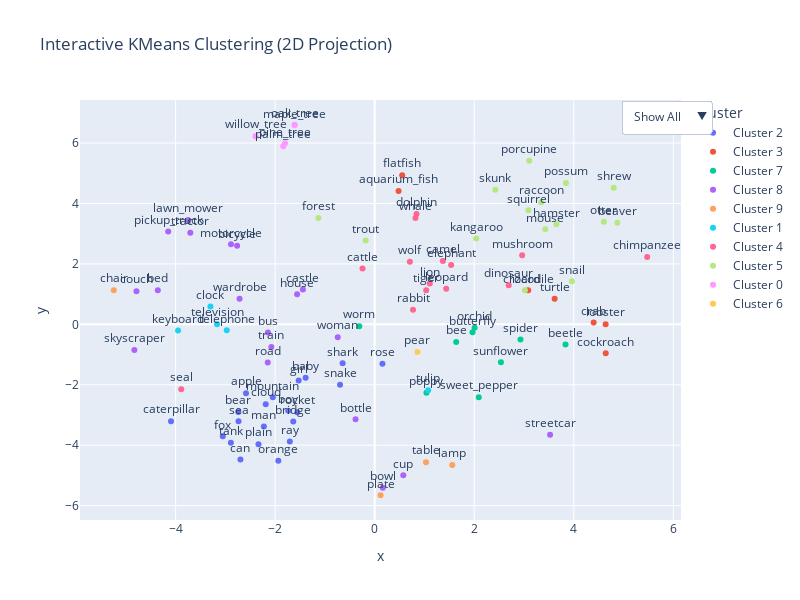

Notebook cell for this chart:
### Code cell
# With names
class_names = ['apple', 'aquarium_fish', 'bear', 'bee', 'bottle', 'bowl', 'boy', 'bridge', 'bus', 'can', 'castle', 'caterpillar', 'chair', 'clock', 'cloud', 'cockroach', 'couch', 'cup', 'dinosaur', 'dolphin', 'elephant', 'forest', 'girl', 'hamster', 'house', 'kangaroo', 'keyboard', 'lawn_mower', 'lion', 'lizard', 'lobster', 'mountain', 'mouse', 'mushroom', 'oak_tree', 'orange', 'orchid', 'palm_tree', 'pear', 'pine_tree', 'plate', 'porcupine', 'possum', 'rabbit', 'raccoon', 'ray', 'road', 'seal', 'shrew', 'skunk', 'skyscraper', 'snake', 'spider', 'squirrel', 'streetcar', 'sunflower', 'tank', 'tiger', 'train', 'trout', 'tulip', 'turtle', 'willow_tree', 'wolf', 'beaver', 'beetle', 'butterfly', 'camel', 'cattle', 'crab', 'crocodile', 'flatfish', 'lamp', 'maple_tree', 'motorcycle', 'otter', 'sea', 'shark', 'television', 'tractor', 'baby', 'bed', 'bicycle', 'chimpanzee', 'fox', 'leopard', 'man', 'pickup_truck', 'plain', 'poppy', 'rocket', 'rose', 'snail', 'sweet_pepper', 'table', 'telephone', 'wardrobe', 'whale', 'woman', 'worm']
class_descriptions = {cls:cls for cls in class_names}
semantic = encode_descriptions(class_descriptions)
study_semantics(semantic, "Just names")

### Figure 1 — Plotly figure (JSON) as saved in the notebook; plotly's stock layout.template omitted (floating-point values rounded to 4 significant figures)
{"data": [{"customdata": [["apple", "Cluster 2"], ["bear", "Cluster 2"], ["boy", "Cluster 2"], ["bridge", "Cluster 2"], ["can", "Cluster 2"], ["caterpillar", "Cluster 2"], ["cloud", "Cluster 2"], ["girl", "Cluster 2"], ["mountain", "Cluster 2"], ["orange", "Cluster 2"], ["ray", "Cluster 2"], ["snake", "Cluster 2"], ["tank", "Cluster 2"], ["sea", "Cluster 2"], ["shark", "Cluster 2"], ["baby", "Cluster 2"], ["fox", "Cluster 2"], ["man", "Cluster 2"], ["plain", "Cluster 2"], ["rocket", "Cluster 2"], ["rose", "Cluster 2"]], "hovertemplate": "Cluster=%{customdata[1]}<br>Class=%{customdata[0]}<extra></extra>", "legendgroup": "Cluster 2", "marker": {"color": "#636efa", "symbol": "circle"}, "mode": "markers+text", "name": "Cluster 2", "orientation": "v", "showlegend": true, "text": ["apple", "bear", "boy", "bridge", "can", "caterpillar", "cloud", "girl", "mountain", "orange", "ray", "snake", "tank", "sea", "shark", "baby", "fox", "man", "plain", "rocket", "rose"], "textposition": "top center", "type": "scatter", "x": [-2.586, -2.739, -1.737, -1.636, -2.698, -4.092, -2.189, -1.528, -2.047, -1.936, -1.704, -0.6962, -2.889, -2.736, -0.6446, -1.387, -3.052, -2.226, -2.335, -1.555, 0.1561], "xaxis": "x", "y": [-2.28, -2.906, -2.858, -3.214, -4.474, -3.208, -2.645, -1.858, -2.415, -4.515, -3.878, -1.997, -3.92, -3.211, -1.292, -1.767, -3.709, -3.381, -3.967, -2.909, -1.304], "yaxis": "y"}, {"customdata": [["aquarium_fish", "Cluster 3"], ["cockroach", "Cluster 3"], ["lobster", "Cluster 3"], ["turtle", "Cluster 3"], ["crab", "Cluster 3"], ["crocodile", "Cluster 3"], ["flatfish", "Cluster 3"]], "hovertemplate": "Cluster=%{customdata[1]}<br>Class=%{customdata[0]}<extra></extra>", "legendgroup": "Cluster 3", "marker": {"color": "#EF553B", "symbol": "circle"}, "mode": "markers+text", "name": "Cluster 3", "orientation": "v", "showlegend": true, "text": ["aquarium_fish", "cockroach", "lobster", "turtle", "crab", "crocodile", "flatfish"], "textposition": "top center", "type": "scatter", "x": [0.4796, 4.642, 4.64, 3.616, 4.399, 3.084, 0.5525], "xaxis": "x", "y": [4.408, -0.9611, 0.005264, 0.8492, 0.06165, 1.126, 4.937], "yaxis": "y"}, {"customdata": [["bee", "Cluster 7"], ["orchid", "Cluster 7"], ["spider", "Cluster 7"], ["sunflower", "Cluster 7"], ["beetle", "Cluster 7"], ["butterfly", "Cluster 7"], ["poppy", "Cluster 7"], ["sweet_pepper", "Cluster 7"], ["worm", "Cluster 7"]], "hovertemplate": "Cluster=%{customdata[1]}<br>Class=%{customdata[0]}<extra></extra>", "legendgroup": "Cluster 7", "marker": {"color": "#00cc96", "symbol": "circle"}, "mode": "markers+text", "name": "Cluster 7", "orientation": "v", "showlegend": true, "text": ["bee", "orchid", "spider", "sunflower", "beetle", "butterfly", "poppy", "sweet_pepper", "worm"], "textposition": "top center", "type": "scatter", "x": [1.638, 2.008, 2.93, 2.537, 3.834, 1.965, 1.04, 2.091, -0.309], "xaxis": "x", "y": [-0.584, -0.1179, -0.5014, -1.26, -0.6683, -0.266, -2.262, -2.411, -0.06343], "yaxis": "y"}, {"customdata": [["bottle", "Cluster 8"], ["bowl", "Cluster 8"], ["bus", "Cluster 8"], ["castle", "Cluster 8"], ["couch", "Cluster 8"], ["cup", "Cluster 8"], ["house", "Cluster 8"], ["lawn_mower", "Cluster 8"], ["road", "Cluster 8"], ["skyscraper", "Cluster 8"], ["streetcar", "Cluster 8"], ["train", "Cluster 8"], ["motorcycle", "Cluster 8"], ["tractor", "Cluster 8"], ["bed", "Cluster 8"], ["bicycle", "Cluster 8"], ["pickup_truck", "Cluster 8"], ["wardrobe", "Cluster 8"], ["woman", "Cluster 8"]], "hovertemplate": "Cluster=%{customdata[1]}<br>Class=%{customdata[0]}<extra></extra>", "legendgroup": "Cluster 8", "marker": {"color": "#ab63fa", "symbol": "circle"}, "mode": "markers+text", "name": "Cluster 8", "orientation": "v", "showlegend": true, "text": ["bottle", "bowl", "bus", "castle", "couch", "cup", "house", "lawn_mower", "road", "skyscraper", "streetcar", "train", "motorcycle", "tractor", "bed", "bicycle", "pickup_truck", "wardrobe", "woman"], "textposition": "top center", "type": "scatter", "x": [-0.3841, 0.1638, -2.145, -1.442, -4.787, 0.5748, -1.559, -3.75, -2.149, -4.829, 3.524, -2.076, -2.886, -3.705, -4.357, -2.764, -4.149, -2.715, -0.7428], "xaxis": "x", "y": [-3.144, -5.411, -0.2706, 1.149, 1.098, -4.999, 0.9922, 3.449, -1.264, -0.8503, -3.655, -0.7502, 2.646, 3.031, 1.128, 2.601, 3.068, 0.8486, -0.4249], "yaxis": "y"}, {"customdata": [["chair", "Cluster 9"], ["plate", "Cluster 9"], ["lamp", "Cluster 9"], ["table", "Cluster 9"]], "hovertemplate": "Cluster=%{customdata[1]}<br>Class=%{customdata[0]}<extra></extra>", "legendgroup": "Cluster 9", "marker": {"color": "#FFA15A", "symbol": "circle"}, "mode": "markers+text", "name": "Cluster 9", "orientation": "v", "showlegend": true, "text": ["chair", "plate", "lamp", "table"], "textposition": "top center", "type": "scatter", "x": [-5.242, 0.118, 1.559, 1.031], "xaxis": "x", "y": [1.13, -5.658, -4.655, -4.563], "yaxis": "y"}, {"customdata": [["clock", "Cluster 1"], ["keyboard", "Cluster 1"], ["tulip", "Cluster 1"], ["television", "Cluster 1"], ["telephone", "Cluster 1"]], "hovertemplate": "Cluster=%{customdata[1]}<br>Class=%{customdata[0]}<extra></extra>", "legendgroup": "Cluster 1", "marker": {"color": "#19d3f3", "symbol": "circle"}, "mode": "markers+text", "name": "Cluster 1", "orientation": "v", "showlegend": true, "text": ["clock", "keyboard", "tulip", "television", "telephone"], "textposition": "top center", "type": "scatter", "x": [-3.3, -3.951, 1.074, -3.168, -2.973], "xaxis": "x", "y": [0.589, -0.207, -2.179, 0.003189, -0.1991], "yaxis": "y"}, {"customdata": [["dinosaur", "Cluster 4"], ["dolphin", "Cluster 4"], ["elephant", "Cluster 4"], ["lion", "Cluster 4"], ["mushroom", "Cluster 4"], ["rabbit", "Cluster 4"], ["seal", "Cluster 4"], ["tiger", "Cluster 4"], ["wolf", "Cluster 4"], ["camel", "Cluster 4"], ["cattle", "Cluster 4"], ["chimpanzee", "Cluster 4"], ["leopard", "Cluster 4"], ["whale", "Cluster 4"]], "hovertemplate": "Cluster=%{customdata[1]}<br>Class=%{customdata[0]}<extra></extra>", "legendgroup": "Cluster 4", "marker": {"color": "#FF6692", "symbol": "circle"}, "mode": "markers+text", "name": "Cluster 4", "orientation": "v", "showlegend": true, "text": ["dinosaur", "dolphin", "elephant", "lion", "mushroom", "rabbit", "seal", "tiger", "wolf", "camel", "cattle", "chimpanzee", "leopard", "whale"], "textposition": "top center", "type": "scatter", "x": [2.693, 0.8403, 1.536, 1.107, 2.963, 0.7702, -3.887, 1.035, 0.7066, 1.37, -0.2448, 5.475, 1.438, 0.8191], "xaxis": "x", "y": [1.296, 3.647, 1.962, 1.347, 2.283, 0.4832, -2.148, 1.129, 2.07, 2.097, 1.85, 2.228, 1.179, 3.521], "yaxis": "y"}, {"customdata": [["forest", "Cluster 5"], ["hamster", "Cluster 5"], ["kangaroo", "Cluster 5"], ["lizard", "Cluster 5"], ["mouse", "Cluster 5"], ["porcupine", "Cluster 5"], ["possum", "Cluster 5"], ["raccoon", "Cluster 5"], ["shrew", "Cluster 5"], ["skunk", "Cluster 5"], ["squirrel", "Cluster 5"], ["trout", "Cluster 5"], ["beaver", "Cluster 5"], ["otter", "Cluster 5"], ["snail", "Cluster 5"]], "hovertemplate": "Cluster=%{customdata[1]}<br>Class=%{customdata[0]}<extra></extra>", "legendgroup": "Cluster 5", "marker": {"color": "#B6E880", "symbol": "circle"}, "mode": "markers+text", "name": "Cluster 5", "orientation": "v", "showlegend": true, "text": ["forest", "hamster", "kangaroo", "lizard", "mouse", "porcupine", "possum", "raccoon", "shrew", "skunk", "squirrel", "trout", "beaver", "otter", "snail"], "textposition": "top center", "type": "scatter", "x": [-1.131, 3.651, 2.039, 3.018, 3.429, 3.105, 3.842, 3.343, 4.802, 2.424, 3.089, -0.1823, 4.875, 4.605, 3.963], "xaxis": "x", "y": [3.517, 3.311, 2.842, 1.124, 3.144, 5.412, 4.679, 4.042, 4.518, 4.45, 3.774, 2.775, 3.359, 3.392, 1.424], "yaxis": "y"}, {"customdata": [["oak_tree", "Cluster 0"], ["palm_tree", "Cluster 0"], ["pine_tree", "Cluster 0"], ["willow_tree", "Cluster 0"], ["maple_tree", "Cluster 0"]], "hovertemplate": "Cluster=%{customdata[1]}<br>Class=%{customdata[0]}<extra></extra>", "legendgroup": "Cluster 0", "marker": {"color": "#FF97FF", "symbol": "circle"}, "mode": "markers+text", "name": "Cluster 0", "orientation": "v", "showlegend": true, "text": ["oak_tree", "palm_tree", "pine_tree", "willow_tree", "maple_tree"], "textposition": "top center", "type": "scatter", "x": [-1.609, -1.837, -1.802, -2.394, -1.609], "xaxis": "x", "y": [6.605, 5.894, 5.991, 6.226, 6.584], "yaxis": "y"}, {"customdata": [["pear", "Cluster 6"]], "hovertemplate": "Cluster=%{customdata[1]}<br>Class=%{customdata[0]}<extra></extra>", "legendgroup": "Cluster 6", "marker": {"color": "#FECB52", "symbol": "circle"}, "mode": "markers+text", "name": "Cluster 6", "orientation": "v", "showlegend": true, "text": ["pear"], "textposition": "top center", "type": "scatter", "x": [0.8587], "xaxis": "x", "y": [-0.919], "yaxis": "y"}], "layout": {"height": 600, "legend": {"title": {"text": "Cluster"}, "tracegroupgap": 0}, "title": {"text": "Interactive KMeans Clustering (2D Projection)"}, "updatemenus": [{"buttons": [{"args": [{"visible": [true, true, true, true, true, true, true, true, true, true, true, true, true, true, true, true, true, true, true, true, true, true, true, true, true, true, true, true, true, true, true, true, true, true, true, true, true, true, true, true, true, true, true, true, true, true, true, true, true, true, true, true, true, true, true, true, true, true, true, true, true, true, true, true, true, true, true, true, true, true, true, true, true, true, true, true, true, true, true, true, true, true, true, true, true, true, true, true, true, true, true, true, true, true, true, true, true, true, true, true]}, {"title": "All Clusters"}], "label": "Show All", "method": "update"}, {"args": [{"visible": [1, 0, 1, 0, 0, 0, 1, 1, 0, 1, 0, 1, 0, 0, 1, 0, 0, 0, 0, 0, 0, 0, 1, 0, 0, 0, 0, 0, 0, 0, 0, 1, 0, 0, 0, 1, 0, 0, 0, 0, 0, 0, 0, 0, 0, 1, 0, 0, 0, 0, 0, 1, 0, 0, 0, 0, 1, 0, 0, 0, 0, 0, 0, 0, 0, 0, 0, 0, 0, 0, 0, 0, 0, 0, 0, 0, 1, 1, 0, 0, 1, 0, 0, 0, 1, 0, 1, 0, 1, 0, 1, 1, 0, 0, 0, 0, 0, 0, 0, 0]}, {"title": "Cluster: Cluster 2"}], "label": "Cluster 2", "method": "update"}, {"args": [{"visible": [0, 1, 0, 0, 0, 0, 0, 0, 0, 0, 0, 0, 0, 0, 0, 1, 0, 0, 0, 0, 0, 0, 0, 0, 0, 0, 0, 0, 0, 0, 1, 0, 0, 0, 0, 0, 0, 0, 0, 0, 0, 0, 0, 0, 0, 0, 0, 0, 0, 0, 0, 0, 0, 0, 0, 0, 0, 0, 0, 0, 0, 1, 0, 0, 0, 0, 0, 0, 0, 1, 1, 1, 0, 0, 0, 0, 0, 0, 0, 0, 0, 0, 0, 0, 0, 0, 0, 0, 0, 0, 0, 0, 0, 0, 0, 0, 0, 0, 0, 0]}, {"title": "Cluster: Cluster 3"}], "label": "Cluster 3", "method": "update"}, {"args": [{"visible": [0, 0, 0, 1, 0, 0, 0, 0, 0, 0, 0, 0, 0, 0, 0, 0, 0, 0, 0, 0, 0, 0, 0, 0, 0, 0, 0, 0, 0, 0, 0, 0, 0, 0, 0, 0, 1, 0, 0, 0, 0, 0, 0, 0, 0, 0, 0, 0, 0, 0, 0, 0, 1, 0, 0, 1, 0, 0, 0, 0, 0, 0, 0, 0, 0, 1, 1, 0, 0, 0, 0, 0, 0, 0, 0, 0, 0, 0, 0, 0, 0, 0, 0, 0, 0, 0, 0, 0, 0, 1, 0, 0, 0, 1, 0, 0, 0, 0, 0, 1]}, {"title": "Cluster: Cluster 7"}], "label": "Cluster 7", "method": "update"}, {"args": [{"visible": [0, 0, 0, 0, 1, 1, 0, 0, 1, 0, 1, 0, 0, 0, 0, 0, 1, 1, 0, 0, 0, 0, 0, 0, 1, 0, 0, 1, 0, 0, 0, 0, 0, 0, 0, 0, 0, 0, 0, 0, 0, 0, 0, 0, 0, 0, 1, 0, 0, 0, 1, 0, 0, 0, 1, 0, 0, 0, 1, 0, 0, 0, 0, 0, 0, 0, 0, 0, 0, 0, 0, 0, 0, 0, 1, 0, 0, 0, 0, 1, 0, 1, 1, 0, 0, 0, 0, 1, 0, 0, 0, 0, 0, 0, 0, 0, 1, 0, 1, 0]}, {"title": "Cluster: Cluster 8"}], "label": "Cluster 8", "method": "update"}, {"args": [{"visible": [0, 0, 0, 0, 0, 0, 0, 0, 0, 0, 0, 0, 1, 0, 0, 0, 0, 0, 0, 0, 0, 0, 0, 0, 0, 0, 0, 0, 0, 0, 0, 0, 0, 0, 0, 0, 0, 0, 0, 0, 1, 0, 0, 0, 0, 0, 0, 0, 0, 0, 0, 0, 0, 0, 0, 0, 0, 0, 0, 0, 0, 0, 0, 0, 0, 0, 0, 0, 0, 0, 0, 0, 1, 0, 0, 0, 0, 0, 0, 0, 0, 0, 0, 0, 0, 0, 0, 0, 0, 0, 0, 0, 0, 0, 1, 0, 0, 0, 0, 0]}, {"title": "Cluster: Cluster 9"}], "label": "Cluster 9", "method": "update"}, {"args": [{"visible": [0, 0, 0, 0, 0, 0, 0, 0, 0, 0, 0, 0, 0, 1, 0, 0, 0, 0, 0, 0, 0, 0, 0, 0, 0, 0, 1, 0, 0, 0, 0, 0, 0, 0, 0, 0, 0, 0, 0, 0, 0, 0, 0, 0, 0, 0, 0, 0, 0, 0, 0, 0, 0, 0, 0, 0, 0, 0, 0, 0, 1, 0, 0, 0, 0, 0, 0, 0, 0, 0, 0, 0, 0, 0, 0, 0, 0, 0, 1, 0, 0, 0, 0, 0, 0, 0, 0, 0, 0, 0, 0, 0, 0, 0, 0, 1, 0, 0, 0, 0]}, {"title": "Cluster: Cluster 1"}], "label": "Cluster 1", "method": "update"}, {"args": [{"visible": [0, 0, 0, 0, 0, 0, 0, 0, 0, 0, 0, 0, 0, 0, 0, 0, 0, 0, 1, 1, 1, 0, 0, 0, 0, 0, 0, 0, 1, 0, 0, 0, 0, 1, 0, 0, 0, 0, 0, 0, 0, 0, 0, 1, 0, 0, 0, 1, 0, 0, 0, 0, 0, 0, 0, 0, 0, 1, 0, 0, 0, 0, 0, 1, 0, 0, 0, 1, 1, 0, 0, 0, 0, 0, 0, 0, 0, 0, 0, 0, 0, 0, 0, 1, 0, 1, 0, 0, 0, 0, 0, 0, 0, 0, 0, 0, 0, 1, 0, 0]}, {"title": "Cluster: Cluster 4"}], "label": "Cluster 4", "method": "update"}, {"args": [{"visible": [0, 0, 0, 0, 0, 0, 0, 0, 0, 0, 0, 0, 0, 0, 0, 0, 0, 0, 0, 0, 0, 1, 0, 1, 0, 1, 0, 0, 0, 1, 0, 0, 1, 0, 0, 0, 0, 0, 0, 0, 0, 1, 1, 0, 1, 0, 0, 0, 1, 1, 0, 0, 0, 1, 0, 0, 0, 0, 0, 1, 0, 0, 0, 0, 1, 0, 0, 0, 0, 0, 0, 0, 0, 0, 0, 1, 0, 0, 0, 0, 0, 0, 0, 0, 0, 0, 0, 0, 0, 0, 0, 0, 1, 0, 0, 0, 0, 0, 0, 0]}, {"title": "Cluster: Cluster 5"}], "label": "Cluster 5", "method": "update"}, {"args": [{"visible": [0, 0, 0, 0, 0, 0, 0, 0, 0, 0, 0, 0, 0, 0, 0, 0, 0, 0, 0, 0, 0, 0, 0, 0, 0, 0, 0, 0, 0, 0, 0, 0, 0, 0, 1, 0, 0, 1, 0, 1, 0, 0, 0, 0, 0, 0, 0, 0, 0, 0, 0, 0, 0, 0, 0, 0, 0, 0, 0, 0, 0, 0, 1, 0, 0, 0, 0, 0, 0, 0, 0, 0, 0, 1, 0, 0, 0, 0, 0, 0, 0, 0, 0, 0, 0, 0, 0, 0, 0, 0, 0, 0, 0, 0, 0, 0, 0, 0, 0, 0]}, {"title": "Cluster: Cluster 0"}], "label": "Cluster 0", "method": "update"}, {"args": [{"visible": [0, 0, 0, 0, 0, 0, 0, 0, 0, 0, 0, 0, 0, 0, 0, 0, 0, 0, 0, 0, 0, 0, 0, 0, 0, 0, 0, 0, 0, 0, 0, 0, 0, 0, 0, 0, 0, 0, 1, 0, 0, 0, 0, 0, 0, 0, 0, 0, 0, 0, 0, 0, 0, 0, 0, 0, 0, 0, 0, 0, 0, 0, 0, 0, 0, 0, 0, 0, 0, 0, 0, 0, 0, 0, 0, 0, 0, 0, 0, 0, 0, 0, 0, 0, 0, 0, 0, 0, 0, 0, 0, 0, 0, 0, 0, 0, 0, 0, 0, 0]}, {"title": "Cluster: Cluster 6"}], "label": "Cluster 6", "method": "update"}], "type": "dropdown", "x": 1.05, "y": 1}], "width": 800, "xaxis": {"anchor": "y", "domain": [0, 1], "title": {"text": "x"}}, "yaxis": {"anchor": "x", "domain": [0, 1], "title": {"text": "y"}}}}
